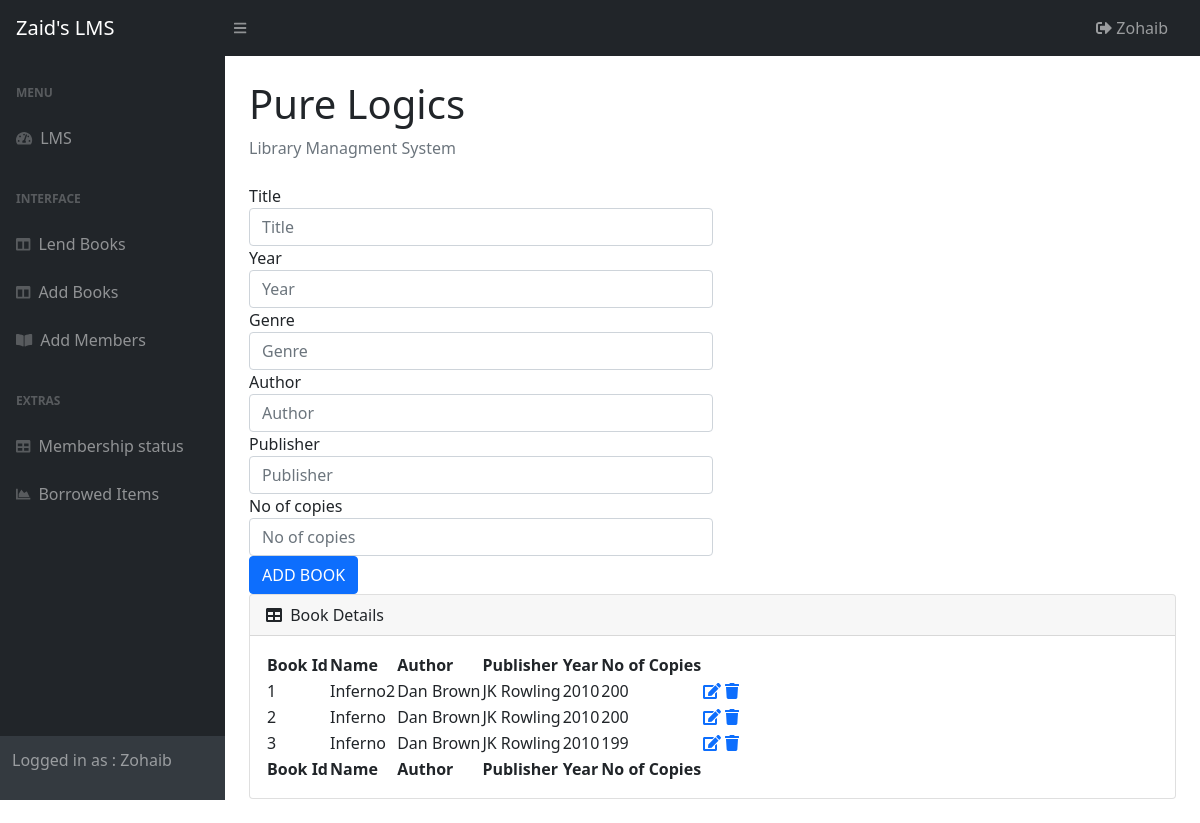
The page /books.php (signed in) on the database its author committed.
### tables this page shows
CREATE TABLE `books` (
  `book_id` int(11) NOT NULL,
  `title` varchar(255) NOT NULL,
  `year` int(11) NOT NULL,
  `genre` varchar(255) NOT NULL,
  `author_name` varchar(255) NOT NULL,
  `publisher_name` varchar(255) NOT NULL,
  `no_of_copies` int(11) NOT NULL,
  `created_at` timestamp NOT NULL DEFAULT CURRENT_TIMESTAMP
);

### books.php (the view, shortened to what this page needs)
<!DOCTYPE html>
<html lang="en">
    <head>
        <link href="https://cdn.jsdelivr.net/npm/simple-datatables@latest/dist/style.css" rel="stylesheet" />
        <link href="css/styles.css" rel="stylesheet" />
    </head>
    <body class="sb-nav-fixed">
        <?php include 'include/navigationbar.php'; ?>
        <div id="layoutSidenav">
                <?php include 'include/sidebar.php'; ?>
                <?php include 'include/connection.php'; ?>
                <?php
                        $sql = 'SELECT * FROM books ORDER BY created_at';
                        $result = mysqli_query($conn, $sql);
                        $books = mysqli_fetch_all($result, MYSQL_ASSOC);
                        ?>
            </div>
            <div id="layoutSidenav_content">
                <main>
                    <div class="container-fluid px-4">
                        <h1 class="mt-4">Pure Logics</h1>
                        <ol class="breadcrumb mb-4">
                            <li class="breadcrumb-item active">Library Managment System</li>
                        </ol>
                        <div class="form-group">
                            <form method="post" action="validation/add_book.php">
                            <div class="col-6 form-group">
                                 <label for="booktitle">Title</label>
                                  <input name="booktitle" type="text" placeholder="Title" class="form-control" required="required">
                          </div>
                          <div class="col-6 form-group">
                                 <label for="bookyear">Year</label>
                                  <input name="bookyear" type="number" placeholder="Year" class="form-control" required="required">
                          </div>
                          <div class="col-6 form-group">
                                 <label for="bookgenre">Genre</label>
                                  <input name="bookgenre" type="text" placeholder="Genre" class="form-control" required="required">
                          </div>
                              <div class="col-6 form-group">
                                  <label for="bookauthor">Author</label>
                                  <input name="bookauthor" type="text" placeholder="Author" class="form-control" required="required">
                                </div>
                                <div class="col-6 form-group">
                                    <label for="bookpublisher">Publisher</label>
                                    <input name="bookpublisher" type="text" placeholder="Publisher" class="form-control" required="required">
                                  </div>
                                  <div class="col-6 form-group">
                                    <label for="bookcopies">No of copies</label>
                                    <input name="bookcopies" type="number" placeholder="No of copies" class="form-control" required="required">
                                  </div>
                          <div class="col-6 form-group">
                          <button class="btn btn-primary" type="submit" name="add_book">ADD BOOK</button>
                          </div>
                        </div>
                        <div class="card mb-4">
                            <div class="card-header">
                                <i class="fas fa-table me-1"></i>
                                Book Details
                            </div>
                            <div class="card-body">
                                <table id="datatablesSimple">
                                    <thead>
                                        <tr>
                                            <th>Book Id</th>
                                            <th>Name</th>
                                            <th>Author</th>
                                            <th>Publisher</th>
                                            <th>Year</th>
                                            <th>No of Copies</th>
                                        </tr>
                                    </thead>
                                    <tfoot>
                                        <tr>
                                            <th>Book Id</th>
                                            <th>Name</th>
                                            <th>Author</th>
                                            <th>Publisher</th>
                                            <th>Year</th>
                                            <th>No of Copies</th>
                                        </tr>
                                    </tfoot>
                                    <tbody>
                                    <?php foreach ($books as $book){ ?>
                                        <tr>
                                            <td><?php echo($book['book_id']);?></td>
                                            <td><?php echo($book['title']); ?></td>
                                            <td><?php echo($book['author_name']); ?></td>
                                            <td><?php echo($book['publisher_name']); ?></td>
                                            <td><?php echo($book['year']); ?></td>
                                            <td><?php echo($book['no_of_copies']); ?></td>
                                            <td><a href="modify_book.php?id=<?php echo $book['book_id']?>"><span class='fa fa-edit'></a>
                                            <a href="delete_book.php?id=<?php echo $book['book_id']?>"><span class='fa fa-trash'></a></td>
                                        </tr>
                                        <?php }?>
                                    </tbody>
                                </table>
                            </div>
                        </div>
                    </div>
                </main>
            </div>
        </div>
    </body>
</html>

### rows shown on the page
books: book_id "1", title "Inferno2", author_name "Dan Brown", publisher_name "JK Rowling", year "2010", no_of_copies "200"
books: book_id "2", title "Inferno", author_name "Dan Brown", publisher_name "JK Rowling", year "2010", no_of_copies "200"
books: book_id "3", title "Inferno", author_name "Dan Brown", publisher_name "JK Rowling", year "2010", no_of_copies "199"
